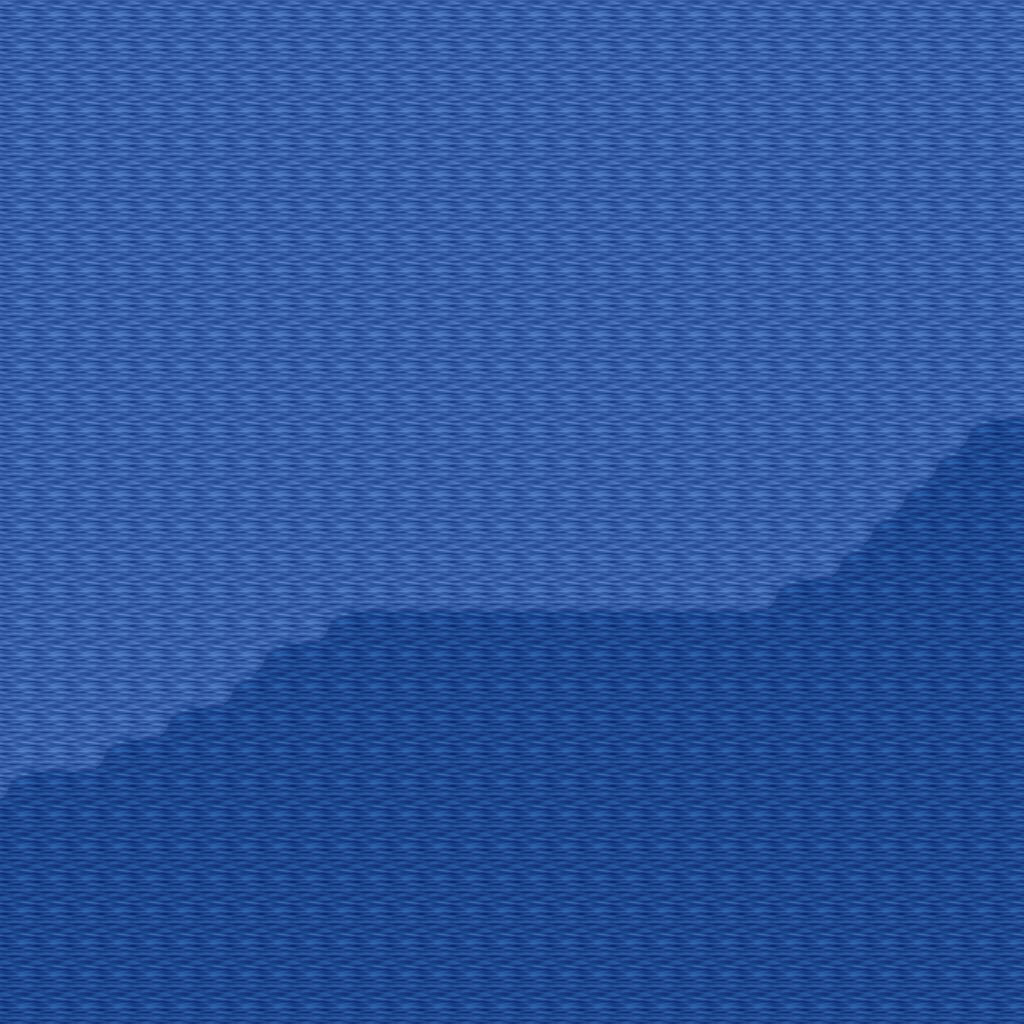

This game map was drawn from its Tiled (.tmx) file and the tilesets committed beside it. A one-line description and the trimmed map source follow:
An orthogonal 32x32 tile map with 32x32 px tiles, 5 tile layers (Ground, Objects, Objects2, Above, ...), 1 hidden layer not drawn, 7 tilesets.

<map version="1.10" tiledversion="1.11.0" orientation="orthogonal" renderorder="right-down" width="32" height="32" tilewidth="32" tileheight="32" infinite="0" nextlayerid="11" nextobjectid="1">
 <tileset firstgid="1" name="ground_ground" tilewidth="32" tileheight="32" tilecount="33" columns="3">
  <image source="../drawable/ground_ground.png" width="96" height="352" />
 </tileset>
 <tileset firstgid="34" name="ground_grass_edges" tilewidth="32" tileheight="32" tilecount="36" columns="12">
  <image source="../drawable/ground_grass_edges.png" width="384" height="96" />
 </tileset>
 <tileset firstgid="70" name="ground_water_pool" tilewidth="32" tileheight="32" tilecount="72" columns="3">
  <image source="../drawable/ground_water_pool.png" width="96" height="768" />
 </tileset>
 <tileset firstgid="142" name="ground_grass_corners" tilewidth="32" tileheight="32" tilecount="24" columns="6">
  <image source="../drawable/ground_grass_corners.png" width="192" height="128" />
 </tileset>
 <tileset firstgid="166" name="plant_flower_daisy_white" tilewidth="32" tileheight="32" tilecount="8" columns="2">
  <image source="../drawable/plant_flower_daisy_white.png" width="64" height="128" />
 </tileset>
 <tileset firstgid="174" name="logic_collision" tilewidth="32" tileheight="32" tilecount="1" columns="1">
  <image source="../drawable/logic_collision.png" width="32" height="32" />
 </tileset>
 <tileset firstgid="175" name="ground_water_pool_deep" tilewidth="32" tileheight="32" tilecount="72" columns="3">
  <image source="../drawable/ground_water_pool_deep.png" width="96" height="768" />
 </tileset>
 <layer id="1" name="Ground" width="32" height="32">
  <data>[1024 cells, 1024 non-empty, 4 distinct tile ids]</data>
 </layer>
 <layer id="2" name="Objects" width="32" height="32">
  <data>[1024 cells, 0 non-empty, 0 distinct tile ids]</data>
 </layer>
 <layer id="3" name="Objects2" width="32" height="32">
  <data>[1024 cells, 0 non-empty, 0 distinct tile ids]</data>
 </layer>
 <layer id="4" name="Above" width="32" height="32">
  <data>[1024 cells, 0 non-empty, 0 distinct tile ids]</data>
 </layer>
 <layer id="5" name="Above2" width="32" height="32">
  <data>[1024 cells, 0 non-empty, 0 distinct tile ids]</data>
 </layer>
 <layer id="6" name="Walkable" width="32" height="32" visible="0">
  <data>[1024 cells, 1024 non-empty, 1 distinct tile ids]</data>
 </layer>
 <objectgroup id="7" name="Mapevents" />
 <objectgroup id="8" name="Spawn" />
 <objectgroup id="9" name="Keys" />
 <objectgroup id="10" name="Replace" />
</map>
